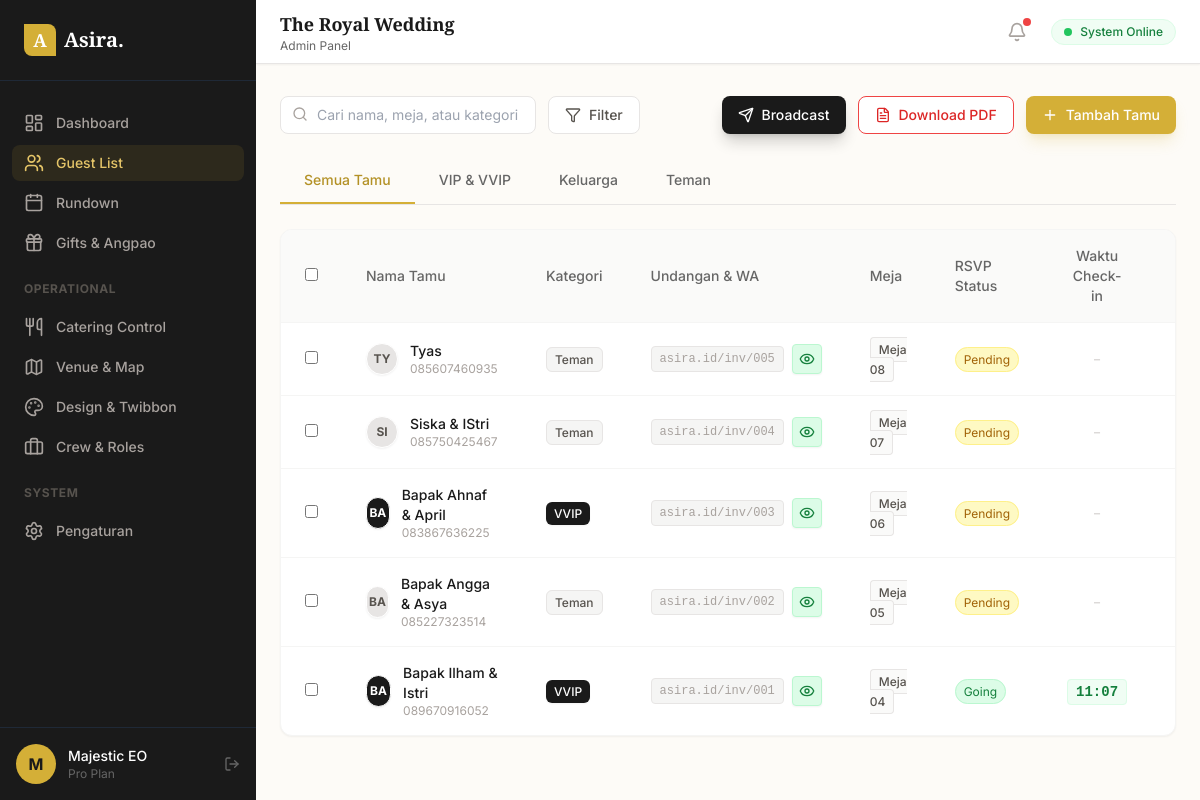
The page /tamu on the database its author committed.
### app.py (models this page shows)
class Tamu(db.Model):
    id = db.Column(db.Integer, primary_key=True)
    nama = db.Column(db.String(100), nullable=False)
    kategori = db.Column(db.String(50), default='Reguler')
    no_hp = db.Column(db.String(20))
    meja = db.Column(db.String(10))
    status_rsvp = db.Column(db.String(20), default='Pending')
    waktu_checkin = db.Column(db.DateTime, nullable=True)

### app.py (the view)
@app.route('/tamu')
def tamu():
    return render_template('tamu.html', active_page='tamu', tamu=Tamu.query.order_by(Tamu.id.desc()).all())

### templates/tamu.html (shortened to what this page needs)
{% extends 'base.html' %}
{% block content %}
<div class="flex flex-col md:flex-row justify-between items-center gap-4 mb-6 mt-2">
    <div class="flex w-full md:w-auto gap-3">
        <div class="relative flex-1 md:w-64">
            <i data-lucide="search" class="absolute left-3 top-2.5 w-4 h-4 text-stone-400"></i>
            <input type="text" id="searchInput" placeholder="Cari nama, meja, atau kategori..." class="w-full pl-9 pr-4 py-2 bg-white border border-stone-200 rounded-lg text-sm focus:outline-none focus:border-gold-500 focus:ring-1 focus:ring-gold-500 transition-all">
        </div>
        <button class="px-4 py-2 bg-white border border-stone-200 rounded-lg text-sm font-medium text-stone-600 hover:border-gold-500 hover:text-gold-600 flex items-center gap-2 transition-colors">
            <i data-lucide="filter" class="w-4 h-4"></i> Filter
        </button>
    </div>
    <div class="flex w-full md:w-auto gap-3">
        <button onclick="openBroadcastModal()" class="flex-1 md:flex-none px-4 py-2 bg-charcoal-900 text-white rounded-lg text-sm font-medium hover:bg-charcoal-800 transition-colors flex items-center justify-center gap-2 shadow-lg shadow-charcoal-900/20">
            <i data-lucide="send" class="w-4 h-4"></i> Broadcast
        </button>
        <button onclick="generatePDF()" class="flex-1 md:flex-none px-4 py-2 bg-white border border-red-500 text-red-600 rounded-lg text-sm font-medium hover:bg-red-50 transition-colors flex items-center justify-center gap-2">
            <i data-lucide="file-text" class="w-4 h-4"></i> Download PDF
        </button>
        <button onclick="document.getElementById('modalTambah').classList.remove('hidden')"
                class="flex-1 md:flex-none px-4 py-2 bg-gold-500 text-white rounded-lg text-sm font-medium hover:bg-gold-600 transition-colors flex items-center justify-center gap-2 shadow-lg shadow-gold-500/20">
            <i data-lucide="plus" class="w-4 h-4"></i> Tambah Tamu
        </button>
    </div>
</div>
<div class="flex border-b border-stone-200 mb-6 overflow-x-auto">
    <button onclick="filterTab(this, 'all')" class="tab-btn px-6 py-3 text-sm font-medium text-gold-600 border-b-2 border-gold-500 transition-colors cursor-pointer">Semua Tamu</button>
    <button onclick="filterTab(this, 'VIP')" class="tab-btn px-6 py-3 text-sm font-medium text-stone-500 hover:text-charcoal-900 border-b-2 border-transparent hover:border-stone-300 transition-colors cursor-pointer">VIP & VVIP</button>
    <button onclick="filterTab(this, 'Keluarga')" class="tab-btn px-6 py-3 text-sm font-medium text-stone-500 hover:text-charcoal-900 border-b-2 border-transparent hover:border-stone-300 transition-colors cursor-pointer">Keluarga</button>
    <button onclick="filterTab(this, 'Teman')" class="tab-btn px-6 py-3 text-sm font-medium text-stone-500 hover:text-charcoal-900 border-b-2 border-transparent hover:border-stone-300 transition-colors cursor-pointer">Teman</button>
</div>
<div class="bg-white rounded-xl border border-stone-100 shadow-sm overflow-hidden">
    <div class="overflow-x-auto">
        <table class="w-full text-left text-sm" id="tabelTamu">
            <thead class="bg-stone-50 text-stone-500 border-b border-stone-100">
                <tr>
                    <th class="px-6 py-4 w-10"><input type="checkbox" id="selectAllCheckbox" onchange="toggleSelectAll(this)" class="rounded text-gold-500 border-stone-300 cursor-pointer"></th>
                    <th class="px-6 py-4 font-medium">Nama Tamu</th>
                    <th class="px-6 py-4 font-medium">Kategori</th>
                    <th class="px-6 py-4 font-medium">Undangan & WA</th>
                    <th class="px-6 py-4 font-medium">Meja</th>
                    <th class="px-6 py-4 font-medium">RSVP Status</th>
                    <th class="px-6 py-4 font-medium text-center">Waktu Check-in</th>
                    <th class="px-6 py-4 font-medium text-right">Menu</th>
                </tr>
            </thead>
            <tbody class="divide-y divide-stone-100">
                {% for t in tamu %}
                <tr class="hover:bg-cream-50/50 transition-colors group" data-kategori="{{ t.kategori }}">
                    <td class="px-6 py-4">
                        <input type="checkbox" class="row-checkbox rounded text-gold-500 border-stone-300 cursor-pointer"
                               value="{{ t.id }}"
                               data-nama="{{ t.nama }}"
                               data-hp="{{ t.no_hp }}">
                    </td>
                    <td class="px-6 py-4">
                        <div class="flex items-center gap-3">
                            <div class="w-8 h-8 rounded-full flex items-center justify-center text-xs font-bold border border-white shadow-sm
                                {% if t.kategori == 'VVIP' %}bg-charcoal-900 text-white
                                {% elif t.kategori == 'VIP' %}bg-gold-100 text-gold-700
                                {% elif t.kategori == 'Keluarga' %}bg-blue-100 text-blue-700
                                {% else %}bg-stone-200 text-stone-600{% endif %}">
                                {{ t.nama[:2].upper() }}
                            </div>
                            <div>
                                <div class="font-medium text-charcoal-900">{{ t.nama }}</div>
                                <div class="text-xs text-stone-400">{{ t.no_hp if t.no_hp else '-' }}</div>
                            </div>
                        </div>
                    </td>
                    <td class="px-6 py-4">
                        {% if t.kategori == 'VVIP' %}<span class="px-2 py-1 bg-charcoal-900 text-white text-xs rounded-md font-medium shadow-sm">VVIP</span>
                        {% elif t.kategori == 'VIP' %}<span class="px-2 py-1 bg-gold-100 text-gold-700 text-xs rounded-md font-medium border border-gold-200">VIP</span>
                        {% elif t.kategori == 'Keluarga' %}<span class="px-2 py-1 bg-blue-50 text-blue-600 text-xs rounded-md font-medium border border-blue-200">Keluarga</span>
                        {% else %}<span class="px-2 py-1 bg-stone-100 text-stone-600 text-xs rounded-md font-medium border border-stone-200">{{ t.kategori }}</span>{% endif %}
                    </td>
                    <td class="px-6 py-4">
                        <div class="flex items-center gap-2">
                            <span class="text-xs text-stone-400 font-mono bg-stone-100 px-2 py-1 rounded select-all border border-stone-200">asira.id/inv/{{ "%03d" % t.id }}</span>
                            <button onclick="openWaModal('{{ t.nama }}', '{{ t.no_hp }}', '{{ t.id }}')" class="p-1.5 bg-green-100 text-green-700 rounded hover:bg-green-200 transition-colors border border-green-200 shadow-sm" title="Preview Pesan WA"><i data-lucide="eye" class="w-4 h-4"></i></button>
                        </div>
                    </td>
                    <td class="px-6 py-4"><span class="text-stone-600 font-medium text-xs bg-stone-50 px-2 py-1 rounded border border-stone-200">Meja {{ t.meja if t.meja else '-' }}</span></td>
                    <td class="px-6 py-4">
                        {% if t.status_rsvp == 'Hadir' %}<span class="px-2 py-1 bg-green-100 text-green-700 text-xs rounded-full border border-green-200">Going</span>
                        {% elif t.status_rsvp == 'Tidak' %}<span class="px-2 py-1 bg-red-100 text-red-700 text-xs rounded-full border border-red-200">Batal</span>
                        {% else %}<span class="px-2 py-1 bg-yellow-100 text-yellow-700 text-xs rounded-full border border-yellow-200">Pending</span>{% endif %}
                    </td>
                    <td class="px-6 py-4 text-center">{% if t.waktu_checkin %}<span class="text-green-700 font-bold font-mono text-sm bg-green-50 px-2 py-1 rounded border border-green-100">{{ t.waktu_checkin.strftime('%H:%M') }}</span>{% else %}<span class="text-stone-300 text-xl font-light">-</span>{% endif %}</td>
                    <td class="px-6 py-4 text-right">
                    </td>
                </tr>
                {% endfor %}
            </tbody>
        </table>
    </div>
</div>
{% endblock %}

### templates/base.html (shortened to what this page needs)
<!DOCTYPE html>
<html lang="id">
<head>
    <script src="https://cdn.tailwindcss.com"></script>
</head>
<body class="bg-cream-50 font-sans text-charcoal-900 overflow-hidden">
    <div class="flex h-screen">
        <aside class="w-64 bg-charcoal-900 text-white flex-shrink-0 hidden md:flex flex-col">
            <div class="p-6 flex items-center gap-2 border-b border-gray-800">
                <div class="w-8 h-8 bg-gold-500 rounded-tr-lg rounded-bl-lg flex items-center justify-center">
                    <span class="text-white font-serif font-bold text-lg">A</span>
                </div>
                <span class="font-serif text-xl font-bold">Asira.</span>
            </div>
            <div class="flex-1 overflow-y-auto py-6 px-3 space-y-1">
                {% macro menu(url, icon, txt, id) %}
                <a href="{{ url }}" class="flex items-center gap-3 px-3 py-2 rounded-lg text-sm font-medium transition-colors {% if active_page == id %}bg-gold-500/10 text-gold-400{% else %}text-stone-400 hover:bg-gray-800 hover:text-white{% endif %}">
                    <i data-lucide="{{ icon }}" class="w-5 h-5"></i> {{ txt }}
                </a>
                {% endmacro %}
                {{ menu('/', 'layout-dashboard', 'Dashboard', 'dashboard') }}
                {{ menu('/tamu', 'users', 'Guest List', 'tamu') }}
                {{ menu('/rundown', 'calendar', 'Rundown', 'rundown') }}
                {{ menu('/gifts', 'gift', 'Gifts & Angpao', 'gifts') }}
                <div class="pt-4 pb-2 pl-3 text-xs font-bold text-stone-600 uppercase tracking-wider">Operational</div>
                {{ menu('/makanan', 'utensils', 'Catering Control', 'makanan') }}
                {{ menu('/maps', 'map', 'Venue & Map', 'maps') }}
                {{ menu('/design', 'palette', 'Design & Twibbon', 'design') }}
                {{ menu('/crew', 'briefcase', 'Crew & Roles', 'crew') }}
                <div class="pt-4 pb-2 pl-3 text-xs font-bold text-stone-600 uppercase tracking-wider">System</div>
                {{ menu('/settings', 'settings', 'Pengaturan', 'settings') }}
            </div>
            <div class="p-4 border-t border-gray-800">
                <div class="flex items-center gap-3">
                    <div class="w-10 h-10 rounded-full bg-gold-500 flex items-center justify-center font-bold text-charcoal-900">M</div>
                    <div class="flex-1">
                        <div class="text-sm font-medium text-white">Majestic EO</div>
                        <div class="text-xs text-stone-500">Pro Plan</div>
                    </div>
                    <button class="text-stone-500 hover:text-white"><i data-lucide="log-out" class="w-4 h-4"></i></button>
                </div>
            </div>
        </aside>
        <div class="flex-1 flex flex-col h-screen overflow-hidden">
            <header class="h-16 bg-white border-b border-stone-200 flex items-center justify-between px-6 shadow-sm z-10">
                <div class="flex items-center gap-4">
                    <div>
                        <h1 class="text-lg font-serif font-bold text-charcoal-900">The Royal Wedding</h1>
                        <p class="text-xs text-stone-500">Admin Panel</p>
                    </div>
                </div>
                <div class="hidden md:flex items-center gap-4">
                    <button class="relative p-2 text-stone-400 hover:text-gold-600 transition-colors">
                        <i data-lucide="bell" class="w-5 h-5"></i>
                        <span class="absolute top-1 right-1 w-2 h-2 bg-red-500 rounded-full"></span>
                    </button>
                    <div class="flex items-center gap-2 px-3 py-1 bg-green-50 text-green-700 rounded-full text-xs font-medium border border-green-100">
                        <span class="w-2 h-2 rounded-full bg-green-500 animate-pulse"></span> System Online
                    </div>
                </div>
            </header>
            <main class="flex-1 overflow-y-auto p-6 dash-scroll">
                {% block content %}{% endblock %}
            </main>
        </div>
    </div>
</body>
</html>

### rows shown on the page
Tamu: nama "TY", nama "Tyas", no_hp "085607460935", kategori "Teman", id "005", meja "08", status_rsvp "Pending"
Tamu: nama "SI", nama "Siska & IStri", no_hp "085750425467", kategori "Teman", id "004", meja "07", status_rsvp "Pending"
Tamu: nama "BA", nama "Bapak Ahnaf & April", no_hp "083867636225", kategori "VVIP", id "003", meja "06", status_rsvp "Pending"
Tamu: nama "BA", nama "Bapak Angga & Asya", no_hp "085227323514", kategori "Teman", id "002", meja "05", status_rsvp "Pending"
Tamu: nama "BA", nama "Bapak Ilham & Istri", no_hp "089670916052", kategori "VVIP", id "001", meja "04", status_rsvp "Going", waktu_checkin "11:07"

### other values the page prints
{{ txt }} "Dashboard Guest List Rundown Gifts & Angpao Catering Control Venue & Map Design & Twibbon Crew & Roles Pengaturan"
